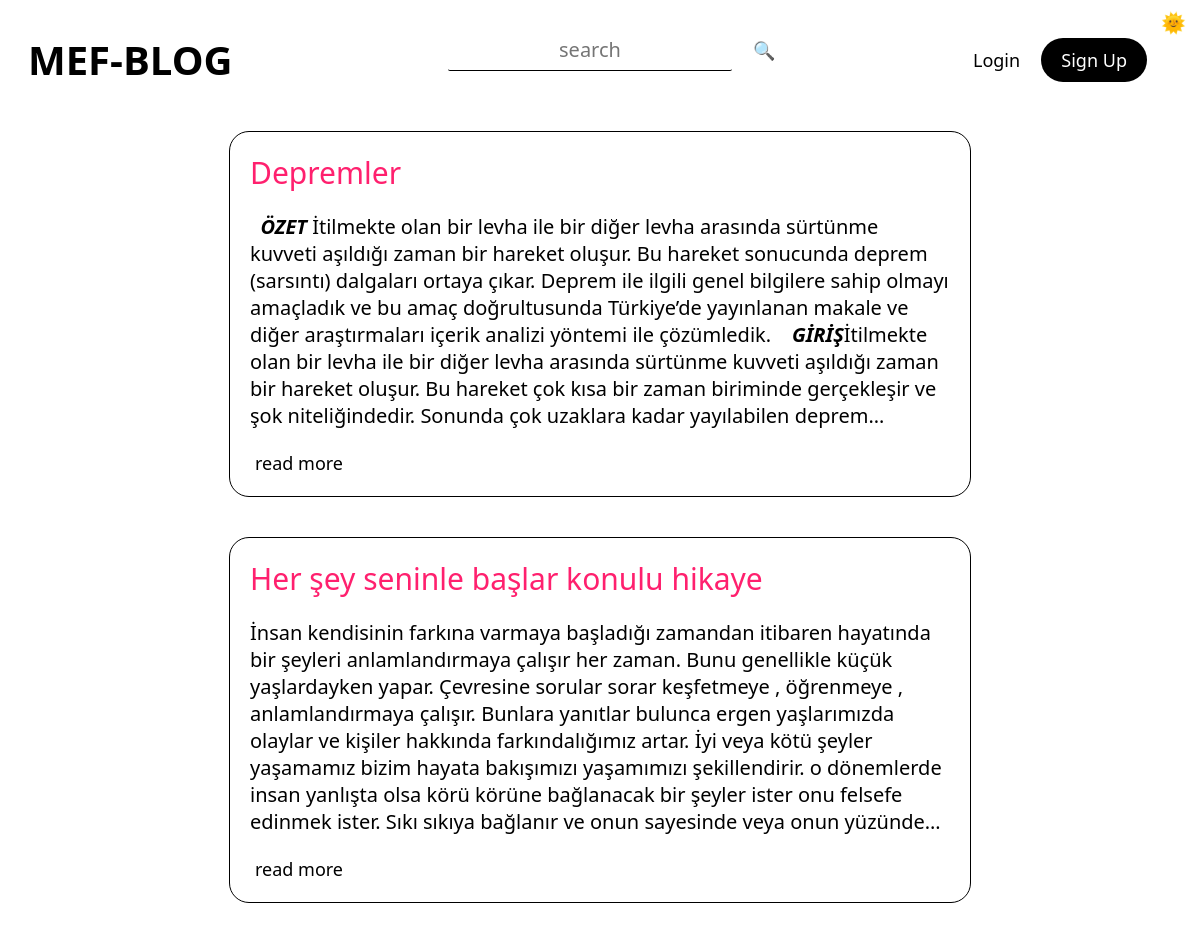
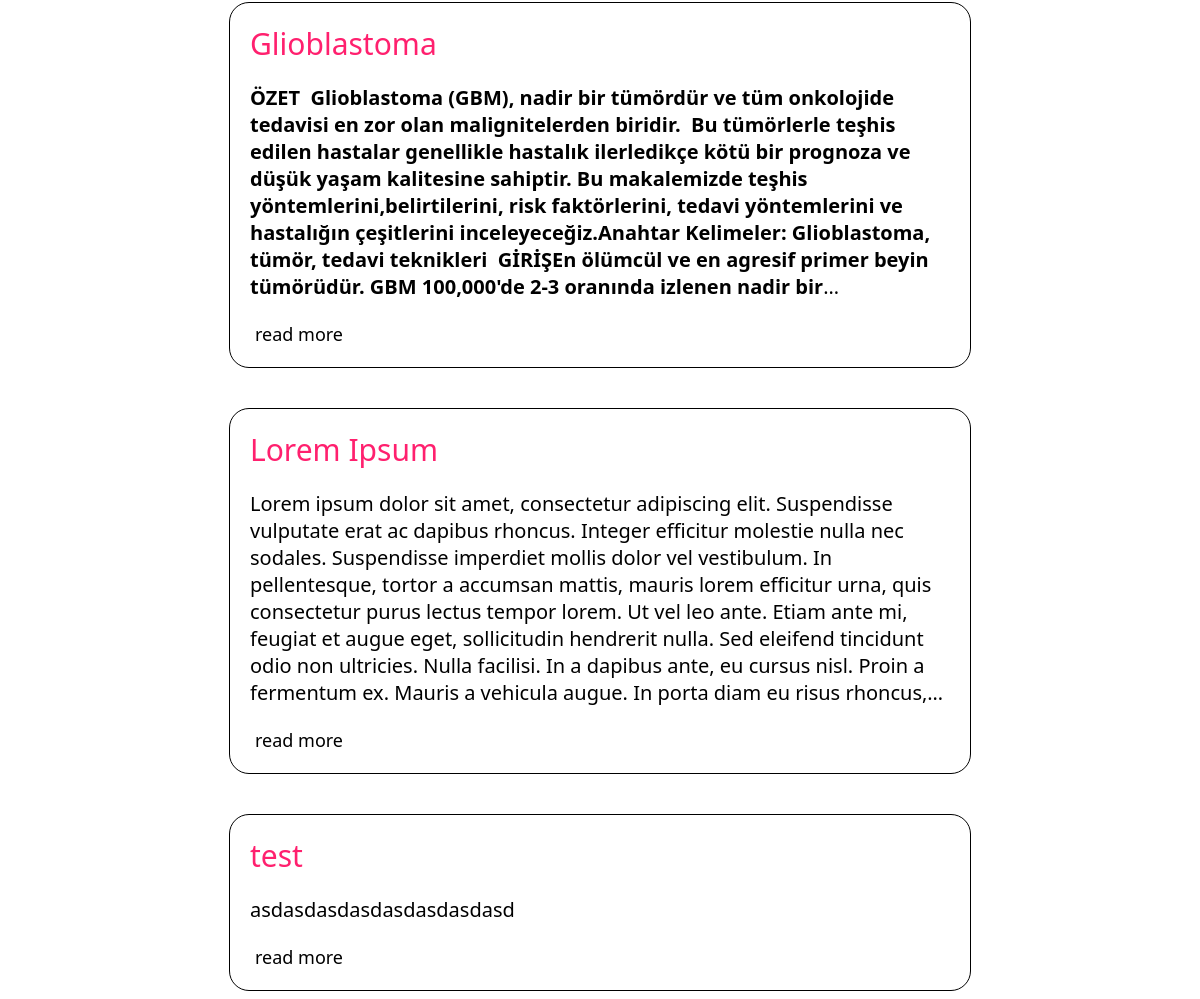
The page / on the database its author committed (2 pictures, top to bottom).
### tables this page shows
CREATE TABLE "posts" (
	"id"	INTEGER NOT NULL UNIQUE,
	"title"	TEXT NOT NULL,
	"tags"	TEXT,
	"content"	TEXT NOT NULL,
	"author"	TEXT NOT NULL,
	"date"	TEXT NOT NULL,
	"time"	TEXT NOT NULL,
	"views"	TEXT,
	"lastEditDate"	TEXT,
	"lastEditTime"	TEXT,
	PRIMARY KEY("id" AUTOINCREMENT)
);

### routes/index.py (the view)
@indexBlueprint.route("/")
def index():
    connection = sqlite3.connect("db/posts.db")
    cursor = connection.cursor()
    cursor.execute("select * from posts")
    posts = cursor.fetchall()
    return render_template(
        "index.html",
        posts=posts,
    )

### app.py (called while the page is built)
@app.context_processor
def utility_processor():
    getProfilePicture
    return dict(getProfilePicture=getProfilePicture)

### templates/index.html (shortened to what this page needs)
{% extends 'layout.html'%} {%block head%}
<link
  rel="stylesheet"
  href="{{ url_for('static', filename='css/index.css') }}"
/>
{% endblock head %} {%block body%} {% for post in posts %}
<div class="post centeredHorizontally">
  <a class="title textPrimary" href="/{{post[0]}}">{{post[1]}}</a>
  <div class="content" tag="content">{{post[3]|safe}}</div>
  <a href="/{{post[0]}}" class="btn btnLink">read more</a>
</div>
{% endfor %} {% endblock body %}

### templates/layout.html (shortened to what this page needs)
<!DOCTYPE html>
<html lang="en">
  <head>
    <link
      rel="stylesheet"
      href="{{ url_for('static', filename='css/general.css') }}"
    />
    {% block head %} {% endblock head %}
  </head>
  <body>
    {% include 'changeTheme.html'%} {% include 'navbar.html'%} {% include
    'flash.html'%} {% block body %} {% endblock body %}
    <link
      rel="stylesheet"
      href="{{ url_for('static', filename='css/editor.css') }}"
    />
  </body>
</html>

### templates/changeTheme.html (shortened to what this page needs)
<link
  rel="stylesheet"
  href="{{ url_for('static', filename='css/changeTheme.css') }}"
/>
<section class="changeThemeContainer">
  <button class="changeTheme btn" onclick="toDark()">🌞</button>
</section>

### templates/navbar.html (shortened to what this page needs)
<link
  rel="stylesheet"
  href="{{ url_for('static', filename='css/navbar.css') }}"
/>
<div class="navbar">
  <a href="/"><h1 class="btn btnLink btnHome">MEF-BLOG</h1></a>
  <div class="searchBar">
    <input
      type="text"
      id="searchInput"
      class="input"
      autocomplete="off"
      placeholder="search"
    /><button onclick="search()" class="btn">🔍</button>
  </div>
  <div class="btns">
    {% if session["userName"] %}
    <a href="/createpost">
      <button class="btn btnLink">New Post</button>
    </a>
    <a href="/user/{{session['userName'].lower()}}">
      <div class="btn btnPrimary user">
        <img
          class="profilePicture"
          src="{{ getProfilePicture(session['userName']) }}"
        />
        <button class="btn profileText">{{session["userName"]}}</button>
      </div>
    </a>
    <a href="/logout" title="logout">❌</a>
    {% elif hideLogin %}
    <a href="/signup"><button class="btn btnLink">Sign Up</button></a>
    {% elif hideSignUp %}
    <a href="/login/redirect=&"><button class="btn btnLink">Login</button></a>
    {%else%}
    <a href="/login/redirect=&"><button class="btn btnLink">Login</button></a>
    <a href="/signup"><button class="btn btnPrimary">Sign Up</button></a>
    {% endif %}
  </div>
</div>

### templates/flash.html (shortened to what this page needs)
<link
  rel="stylesheet"
  href="{{ url_for('static', filename='css/flash.css') }}"
/>

### static/css/general.css (style rules this page uses)
:root { --themePrimary: #000; --themeSecondary: #fff; --themeHelper: #303030; --primaryColor: #ff206e; --primaryHelper: #FF4F8C; }
* { font-family: system-ui, "Segoe UI", Roboto, Helvetica, Arial, sans-serif, "Apple Color Emoji", "Segoe UI Emoji", "Segoe UI Symbol"; color: var(--themePrimary); }
html { font-size: 125% !important; }
body { background-color: var(--themeSecondary); }
a { text-decoration: none; user-select: none; }
button { background-color: transparent; border: 0; }
.input { margin-bottom: 1rem; border: 0px; height: 2rem; width: 14rem; text-align: center; display: block; color: var(--themePrimary); background-color: transparent; font-size: 1rem; border-bottom: 1px solid var(--themePrimary); transition: 0.4s; border-radius: 0.1rem; }
.centeredHorizontally { margin-left: auto; margin-right: auto; }
.btn { height: fit-content; width: fit-content; border-radius: 2rem; border: 0px; transition: 0.25s; font-weight: 500; cursor: pointer; font-size: 0.9rem; text-align: center; margin: 0rem 0.25rem; }
.btnPrimary { padding: 0.5rem 1rem 0.5rem 1rem; color: var(--themeSecondary); background-color: var(--themePrimary); }
.btnLink { background-color: transparent; }
.textPrimary { color: var(--primaryColor); transition: 0.25s; }

### static/css/index.css (style rules this page uses)
.post { max-width: 35rem; max-height: fit-content; margin-top: 2rem; border: 1px solid var(--themePrimary); border-radius: 1rem; padding: 1rem; }
.content { display: -webkit-box; overflow: hidden; -webkit-line-clamp: 8; -webkit-box-orient: vertical; margin: 1rem 0rem; }
.content p { display: inline; }
.title { font-size: 1.5rem; }

### static/css/changeTheme.css (style rules this page uses)
.changeThemeContainer { position: relative; user-select: none; }
.changeTheme { font-size: 1rem; position: absolute; top: 0px; right: 0px; margin: 0; }

### static/css/navbar.css (style rules this page uses)
.navbar { align-items: center; display: flex; width: 100%; justify-content: space-between; padding-top: 1rem; user-select: none; }
.btns { margin-right: 12rem; order: 5; }
.btnHome { margin-left: 12rem; order: 1; font-size: 2rem; font-weight: 550; }
#searchInput { display: inline-block; margin-right: 0.5rem; }
@media (min-width:968px) and (max-width:1280px) { .btnHome, .btns { margin-right: 2rem; } }
@media (min-width:968px) and (max-width:1280px) { .btnHome { margin-left: 1rem; } }

### rows shown on the page
posts: title "Depremler", content "ÖZET İtilmekte olan bir levha ile bir diğer levha arasında sürtünme kuvveti aşıldığı zaman bir hareket oluşur. Bu hareket sonucunda deprem (sarsıntı) dalgaları ortaya çıkar. Deprem ile ilgili genel bilgilere sahip olmayı amaçladık ve bu amaç doğrultusunda Türkiye’de yayınlanan makale ve diğer araştırmaları içerik analizi yöntemi ile çözümledik. GİRİŞ İtilmekte olan bir levha ile bir diğer levha arasında sürtünme kuvveti aşıldığı zaman bir hareket oluşur. Bu hareket çok kısa bir zaman biriminde gerçekleşir ve şok niteliğindedir. Sonunda çok uzaklara kadar yayılabilen…"
posts: title "Her şey seninle başlar konulu hikaye", content "İnsan kendisinin farkına varmaya başladığı zamandan itibaren hayatında bir şeyleri anlamlandırmaya çalışır her zaman. Bunu genellikle küçük yaşlardayken yapar. Çevresine sorular sorar keşfetmeye , öğrenmeye , anlamlandırmaya çalışır. Bunlara yanıtlar bulunca ergen yaşlarımızda olaylar ve kişiler hakkında farkındalığımız artar. İyi veya kötü şeyler yaşamamız bizim hayata bakışımızı yaşamımızı şekillendirir. o dönemlerde insan yanlışta olsa körü körüne bağlanacak bir şeyler ister onu felsefe edinmek ister. Sıkı sıkıya bağlanır ve onun sayesinde veya onun…"
posts: title "Glioblastoma", content "ÖZET Glioblastoma (GBM), nadir bir tümördür ve tüm onkolojide tedavisi en zor olan malignitelerden biridir. Bu tümörlerle teşhis edilen hastalar genellikle hastalık ilerledikçe kötü bir prognoza ve düşük yaşam kalitesine sahiptir. Bu makalemizde teşhis yöntemlerini,belirtilerini, risk faktörlerini, tedavi yöntemlerini ve hastalığın çeşitlerini inceleyeceğiz. Anahtar Kelimeler: Glioblastoma, tümör, tedavi teknikleri GİRİŞ En ölümcül ve en agresif primer beyin tümörüdür. GBM 100,000'de 2-3 oranında izlenen nadir…"
posts: title "Lorem Ipsum", content "Lorem ipsum dolor sit amet, consectetur adipiscing elit. Suspendisse vulputate erat ac dapibus rhoncus. Integer efficitur molestie nulla nec sodales. Suspendisse imperdiet mollis dolor vel vestibulum. In pellentesque, tortor a accumsan mattis, mauris lorem efficitur urna, quis consectetur purus lectus tempor lorem. Ut vel leo ante. Etiam ante mi, feugiat et augue eget, sollicitudin hendrerit nulla. Sed eleifend tincidunt odio non ultricies. Nulla facilisi. In a dapibus ante, eu cursus nisl. Proin a fermentum ex. Mauris a vehicula augue. In porta diam eu risus…"
posts: title "test", content "asdasdasdasdasdasdasdasd"
